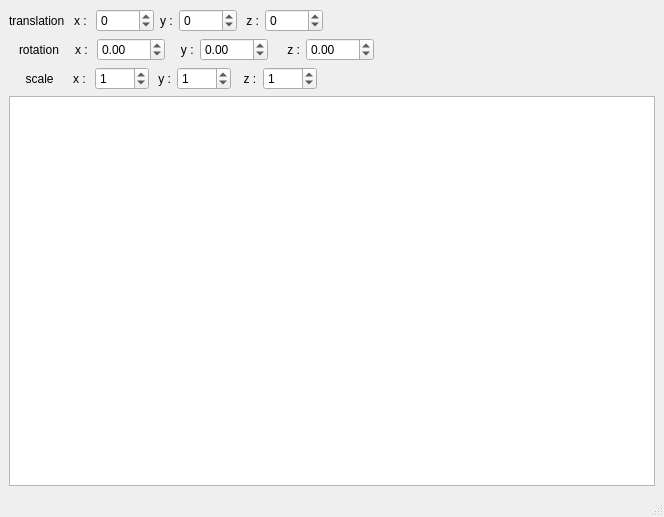
<?xml version="1.0" encoding="UTF-8"?>
<ui version="4.0">
 <class>MainWindow</class>
 <widget class="QMainWindow" name="MainWindow">
  <property name="geometry">
   <rect>
    <x>0</x>
    <y>0</y>
    <width>664</width>
    <height>517</height>
   </rect>
  </property>
  <property name="windowTitle">
   <string>MainWindow</string>
  </property>
  <widget class="QWidget" name="centralwidget">
   <layout class="QVBoxLayout" name="verticalLayout">
    <item>
     <layout class="QHBoxLayout" name="horizontalLayout">
      <item>
       <widget class="QLabel" name="label">
        <property name="text">
         <string>translation </string>
        </property>
       </widget>
      </item>
      <item>
       <widget class="QLabel" name="label_2">
        <property name="text">
         <string>x : </string>
        </property>
       </widget>
      </item>
      <item>
       <widget class="QSpinBox" name="spinBox_tx">
        <property name="minimum">
         <number>-1000</number>
        </property>
        <property name="maximum">
         <number>1000</number>
        </property>
       </widget>
      </item>
      <item>
       <widget class="QLabel" name="label_3">
        <property name="text">
         <string>y :</string>
        </property>
       </widget>
      </item>
      <item>
       <widget class="QSpinBox" name="spinBox_ty">
        <property name="minimum">
         <number>-1000</number>
        </property>
        <property name="maximum">
         <number>1000</number>
        </property>
       </widget>
      </item>
      <item>
       <widget class="QLabel" name="label_4">
        <property name="text">
         <string> z :</string>
        </property>
       </widget>
      </item>
      <item>
       <widget class="QSpinBox" name="spinBox_tz">
        <property name="minimum">
         <number>-1000</number>
        </property>
        <property name="maximum">
         <number>1000</number>
        </property>
       </widget>
      </item>
      <item>
       <spacer name="horizontalSpacer">
        <property name="orientation">
         <enum>Qt::Horizontal</enum>
        </property>
        <property name="sizeHint" stdset="0">
         <size>
          <width>40</width>
          <height>20</height>
         </size>
        </property>
       </spacer>
      </item>
     </layout>
    </item>
    <item>
     <layout class="QHBoxLayout" name="horizontalLayout_2">
      <item>
       <widget class="QLabel" name="label_5">
        <property name="text">
         <string>   rotation   </string>
        </property>
        <property name="alignment">
         <set>Qt::AlignCenter</set>
        </property>
       </widget>
      </item>
      <item>
       <widget class="QLabel" name="label_6">
        <property name="text">
         <string>x : </string>
        </property>
       </widget>
      </item>
      <item>
       <widget class="QDoubleSpinBox" name="doubleSpinBox_rx">
        <property name="minimum">
         <double>-180.000000000000000</double>
        </property>
        <property name="maximum">
         <double>180.000000000000000</double>
        </property>
        <property name="singleStep">
         <double>0.100000000000000</double>
        </property>
       </widget>
      </item>
      <item>
       <widget class="QLabel" name="label_7">
        <property name="text">
         <string>   y :</string>
        </property>
       </widget>
      </item>
      <item>
       <widget class="QDoubleSpinBox" name="doubleSpinBox_ry">
        <property name="minimum">
         <double>-180.000000000000000</double>
        </property>
        <property name="maximum">
         <double>180.000000000000000</double>
        </property>
        <property name="singleStep">
         <double>0.100000000000000</double>
        </property>
       </widget>
      </item>
      <item>
       <widget class="QLabel" name="label_8">
        <property name="text">
         <string>    z :</string>
        </property>
       </widget>
      </item>
      <item>
       <widget class="QDoubleSpinBox" name="doubleSpinBox_rz">
        <property name="minimum">
         <double>-180.000000000000000</double>
        </property>
        <property name="maximum">
         <double>180.000000000000000</double>
        </property>
        <property name="singleStep">
         <double>0.100000000000000</double>
        </property>
       </widget>
      </item>
      <item>
       <spacer name="horizontalSpacer_2">
        <property name="orientation">
         <enum>Qt::Horizontal</enum>
        </property>
        <property name="sizeHint" stdset="0">
         <size>
          <width>40</width>
          <height>20</height>
         </size>
        </property>
       </spacer>
      </item>
     </layout>
    </item>
    <item>
     <layout class="QHBoxLayout" name="horizontalLayout_3">
      <item>
       <widget class="QLabel" name="label_9">
        <property name="text">
         <string>     scale    </string>
        </property>
        <property name="alignment">
         <set>Qt::AlignCenter</set>
        </property>
       </widget>
      </item>
      <item>
       <widget class="QLabel" name="label_10">
        <property name="text">
         <string>x : </string>
        </property>
       </widget>
      </item>
      <item>
       <widget class="QSpinBox" name="spinBox_sx">
        <property name="minimum">
         <number>0</number>
        </property>
        <property name="maximum">
         <number>1000</number>
        </property>
        <property name="value">
         <number>1</number>
        </property>
       </widget>
      </item>
      <item>
       <widget class="QLabel" name="label_11">
        <property name="text">
         <string> y :</string>
        </property>
       </widget>
      </item>
      <item>
       <widget class="QSpinBox" name="spinBox_sy">
        <property name="minimum">
         <number>0</number>
        </property>
        <property name="maximum">
         <number>1000</number>
        </property>
        <property name="value">
         <number>1</number>
        </property>
       </widget>
      </item>
      <item>
       <widget class="QLabel" name="label_12">
        <property name="text">
         <string>  z :</string>
        </property>
       </widget>
      </item>
      <item>
       <widget class="QSpinBox" name="spinBox_sz">
        <property name="minimum">
         <number>0</number>
        </property>
        <property name="maximum">
         <number>1000</number>
        </property>
        <property name="value">
         <number>1</number>
        </property>
       </widget>
      </item>
      <item>
       <spacer name="horizontalSpacer_3">
        <property name="orientation">
         <enum>Qt::Horizontal</enum>
        </property>
        <property name="sizeHint" stdset="0">
         <size>
          <width>40</width>
          <height>20</height>
         </size>
        </property>
       </spacer>
      </item>
     </layout>
    </item>
    <item>
     <widget class="QTextBrowser" name="textBrowser"/>
    </item>
   </layout>
  </widget>
  <widget class="QMenuBar" name="menubar">
   <property name="geometry">
    <rect>
     <x>0</x>
     <y>0</y>
     <width>664</width>
     <height>22</height>
    </rect>
   </property>
  </widget>
  <widget class="QStatusBar" name="statusbar"/>
 </widget>
 <resources/>
 <connections/>
</ui>
